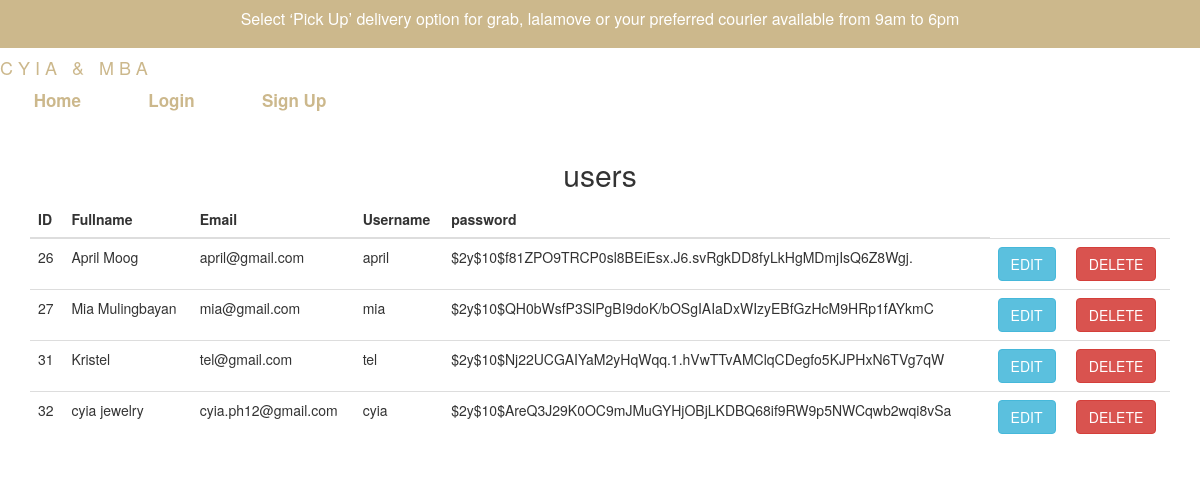
Screenshot of /ppage.php with the database file from the repository.
### tables this page shows
CREATE TABLE `users` (
  `usersId` int(11) NOT NULL,
  `usersName` varchar(128) NOT NULL,
  `usersEmail` varchar(128) NOT NULL,
  `usersUid` varchar(128) NOT NULL,
  `usersPwd` varchar(128) NOT NULL,
  `types` varchar(50) NOT NULL DEFAULT 'user'
);

### ppage.php (the view, shortened to what this page needs)
<?php
	include_once 'header1.php';
?>
<?php
include "dbh.inc.php";
$sql = "SELECT usersName, usersUid, usersPwd , usersEmail , usersId FROM users";
$result = $conn->query($sql);
?>
<!DOCTYPE html>
<html>
<head>
<link rel="stylesheet" href="https://maxcdn.bootstrapcdn.com/bootstrap/3.4.0/css/bootstrap.min.css">
</head>
<body>
	<div class="container">
		<h2>users</h2>
<table class="table">
	<thead>
		<tr>
		<th>ID</th>
		<th>Fullname</th>
		<th>Email</th>
		<th>Username</th>
		<th>password</th>
	</tr>
	</thead>
	<tbody>
		<?php
		if($result->num_rows > 0) {
			while ($row = $result->fetch_assoc()) {
?>
		<tr>
			<td><?php echo $row['usersId'];?></td>
			<td><?php echo $row['usersName'];?></td>
			<td><?php echo $row['usersEmail'];?></td>
			<td><?php echo $row['usersUid'];?></td>
			<td><?php echo $row['usersPwd'];?></td>
			<td><a class="btn btn-info" href="update.php?usersId=<?php echo $row['usersId']; ?>">Edit</a></td>
			<td><a class="btn btn-danger" href="delete.php?usersId=<?php echo $row['usersId']; ?>">Delete</a></td>
		</tr>
	<?php		}
		}
		?>
	</tbody>
</table>
	</div>
</body>
</html>

### styles2.css (style rules this page uses)
* { padding:0; margin:0; box-sizing: border-box; }
.btn { display: inline-block; background:#cfaea7; color:#fff; padding:10px 20px; border-radius: 5px; text-transform: uppercase; text-decoration: none; }
h2 { text-align: center; margin-bottom: 40px; color:#ccb88c; font-size:35px; }

### rows the page displays
users: usersId "26", usersName "April Moog", usersEmail "april@gmail.com", usersUid "april", usersPwd "$2y$10$f81ZPO9TRCP0sl8BEiEsx.J6.svRgkDD8fyLkHgMDmjIsQ6Z8Wgj."
users: usersId "27", usersName "Mia Mulingbayan", usersEmail "mia@gmail.com", usersUid "mia", usersPwd "$2y$10$QH0bWsfP3SlPgBI9doK/bOSgIAIaDxWIzyEBfGzHcM9HRp1fAYkmC"
users: usersId "31", usersName "Kristel", usersEmail "tel@gmail.com", usersUid "tel", usersPwd "$2y$10$Nj22UCGAIYaM2yHqWqq.1.hVwTTvAMClqCDegfo5KJPHxN6TVg7qW"
users: usersId "32", usersName "cyia jewelry", usersEmail "cyia.ph12@gmail.com", usersUid "cyia", usersPwd "$2y$10$AreQ3J29K0OC9mJMuGYHjOBjLKDBQ68if9RW9p5NWCqwb2wqi8vSa"
